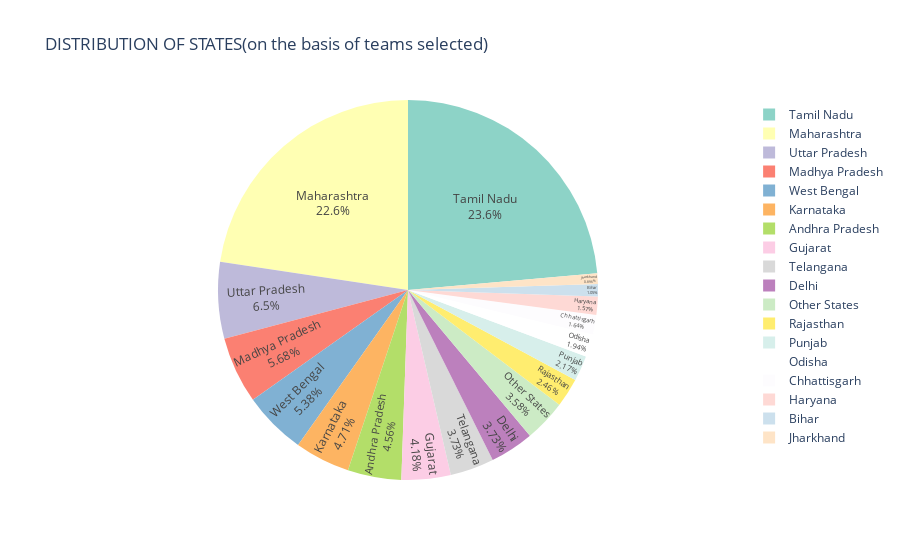

Notebook code cell kept with this figure:
### Markdown cell above
OBSERVATIONS:<br>
15) Pune City in Maharashtra has maximum number of selections.<br>
16) Coimbatore City of Tamil Nadu has maximum of 81 selections.<br>
17) Indore City of Madhya Pradesh has maximum of 29 selections. <br> 
18) Ghaziabad City of Uttar Pradesh has maximum of 21 selections. <br> 
19) 24 Praganas North City of West Bengal has maximum of 29 selections.

### Code cell
state_counts = data['State'].value_counts().reset_index()
state_counts.columns = ['State', 'Count']
above_threshold = state_counts[state_counts['Count'] > 10]
below_threshold = state_counts[state_counts['Count'] <= 10]

other_states = pd.DataFrame({'State': ['Other States'], 'Count': [below_threshold['Count'].sum()]})
final_data = pd.concat([above_threshold, other_states])
fig = px.pie(
    final_data, 
    names='State', 
    values='Count', 
    title="DISTRIBUTION OF STATES(on the basis of teams selected)",
    color_discrete_sequence=px.colors.qualitative.Set3 
)
fig.update_traces(textposition='inside', textinfo='percent+label')
fig.show()

### Figure 1 — Plotly figure (JSON) as saved in the notebook; plotly's stock layout.template omitted (floating-point values rounded to 4 significant figures)
{"data": [{"domain": {"x": [0, 1], "y": [0, 1]}, "hovertemplate": "State=%{label}<br>Count=%{value}<extra></extra>", "labels": ["Tamil Nadu", "Maharashtra", "Uttar Pradesh", "Madhya Pradesh", "West Bengal", "Karnataka", "Andhra Pradesh", "Gujarat", "Telangana", "Delhi", "Rajasthan", "Punjab", "Odisha", "Chhattisgarh", "Haryana", "Bihar", "Jharkhand", "Other States"], "legendgroup": "", "name": "", "showlegend": true, "textinfo": "percent+label", "textposition": "inside", "type": "pie", "values": [316, 303, 87, 76, 72, 63, 61, 56, 50, 50, 33, 29, 26, 22, 21, 14, 12, 48]}], "layout": {"legend": {"tracegroupgap": 0}, "piecolorway": ["rgb(141,211,199)", "rgb(255,255,179)", "rgb(190,186,218)", "rgb(251,128,114)", "rgb(128,177,211)", "rgb(253,180,98)", "rgb(179,222,105)", "rgb(252,205,229)", "rgb(217,217,217)", "rgb(188,128,189)", "rgb(204,235,197)", "rgb(255,237,111)"], "title": {"text": "DISTRIBUTION OF STATES(on the basis of teams selected)"}}}
